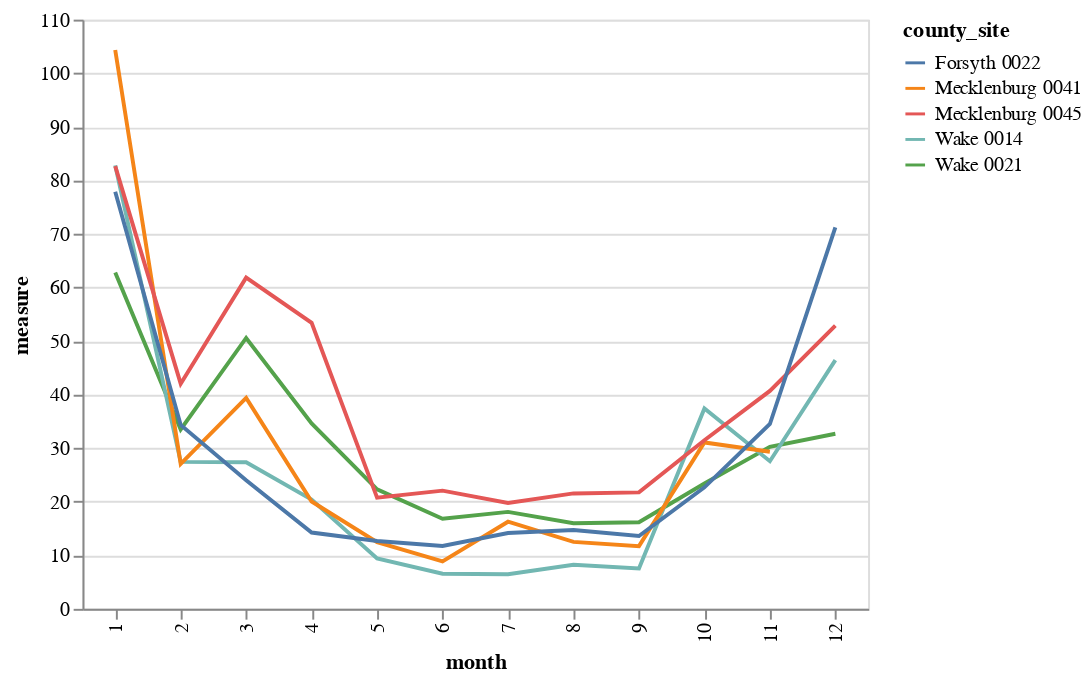

Notebook code cell kept with this figure:
### Code cell
df.with_columns(
    month = pl.col('tstamp').dt.month()
).group_by(
    ['county','site','month']
).agg(
    pl.col('measure').var()
).plot.line(
    x = 'month:O',
    y = 'measure:Q',
    color = 'county_site:N'
).transform_calculate(
    county_site = 'datum.county + " " + datum.site'
).properties(
    width=400
)

### Figure 1 — Vega-Lite specification as saved in the notebook (floating-point values rounded to 4 significant figures)
{"config": {"view": {"continuousWidth": 300, "continuousHeight": 300}}, "data": {"name": "data-b91a87e93711a9fdf270b8766c3d8b3b"}, "mark": {"type": "line", "tooltip": true}, "encoding": {"color": {"field": "county_site", "type": "nominal"}, "x": {"field": "month", "type": "ordinal"}, "y": {"field": "measure", "type": "quantitative"}}, "params": [{"name": "param_1", "select": {"type": "interval", "encodings": ["x", "y"]}, "bind": "scales"}], "transform": [{"calculate": "datum.county + \" \" + datum.site", "as": "county_site"}], "width": 400, "$schema": "https://vega.github.io/schema/vega-lite/v5.20.1.json", "datasets": {"data-b91a87e93711a9fdf270b8766c3d8b3b": [{"county": "Wake", "site": "0021", "month": 3, "measure": 50.57}, {"county": "Wake", "site": "0014", "month": 11, "measure": 27.56}, {"county": "Mecklenburg", "site": "0041", "month": 5, "measure": 12.46}, {"county": "Mecklenburg", "site": "0041", "month": 9, "measure": 11.71}, {"county": "Wake", "site": "0021", "month": 12, "measure": 32.69}, {"county": "Wake", "site": "0014", "month": 9, "measure": 7.534}, {"county": "Mecklenburg", "site": "0045", "month": 10, "measure": 31.48}, {"county": "Wake", "site": "0021", "month": 7, "measure": 18.1}, {"county": "Mecklenburg", "site": "0045", "month": 11, "measure": 40.68}, {"county": "Wake", "site": "0021", "month": 6, "measure": 16.83}, {"county": "Mecklenburg", "site": "0041", "month": 10, "measure": 31.07}, {"county": "Forsyth", "site": "0022", "month": 8, "measure": 14.73}, {"county": "Wake", "site": "0021", "month": 2, "measure": 33.49}, {"county": "Mecklenburg", "site": "0045", "month": 3, "measure": 61.84}, {"county": "Mecklenburg", "site": "0045", "month": 2, "measure": 42.04}, {"county": "Forsyth", "site": "0022", "month": 1, "measure": 77.88}, {"county": "Forsyth", "site": "0022", "month": 7, "measure": 14.15}, {"county": "Mecklenburg", "site": "0045", "month": 7, "measure": 19.77}, {"county": "Wake", "site": "0014", "month": 12, "measure": 46.43}, {"county": "Forsyth", "site": "0022", "month": 10, "measure": 22.69}, {"county": "Mecklenburg", "site": "0041", "month": 4, "measure": 20.04}, {"county": "Mecklenburg", "site": "0045", "month": 6, "measure": 22.07}, {"county": "Mecklenburg", "site": "0045", "month": 4, "measure": 53.41}, {"county": "Wake", "site": "0021", "month": 8, "measure": 16.0}, {"county": "Wake", "site": "0014", "month": 10, "measure": 37.42}, {"county": "Forsyth", "site": "0022", "month": 12, "measure": 71.23}, {"county": "Wake", "site": "0021", "month": 5, "measure": 22.31}, {"county": "Mecklenburg", "site": "0045", "month": 1, "measure": 82.65}, {"county": "Mecklenburg", "site": "0041", "month": 6, "measure": 8.874}, {"county": "Wake", "site": "0014", "month": 6, "measure": 6.551}, {"county": "Forsyth", "site": "0022", "month": 9, "measure": 13.59}, {"county": "Mecklenburg", "site": "0045", "month": 12, "measure": 52.86}, {"county": "Mecklenburg", "site": "0045", "month": 9, "measure": 21.75}, {"county": "Mecklenburg", "site": "0041", "month": 1, "measure": 104.3}, {"county": "Wake", "site": "0021", "month": 10, "measure": 23.39}, {"county": "Forsyth", "site": "0022", "month": 2, "measure": 34.33}, {"county": "Forsyth", "site": "0022", "month": 3, "measure": 24.02}, {"county": "Forsyth", "site": "0022", "month": 11, "measure": 34.51}, {"county": "Mecklenburg", "site": "0045", "month": 8, "measure": 21.55}, {"county": "Wake", "site": "0014", "month": 8, "measure": 8.223}, {"county": "Wake", "site": "0021", "month": 1, "measure": 62.79}, {"county": "Mecklenburg", "site": "0041", "month": 11, "measure": 29.32}, {"county": "Forsyth", "site": "0022", "month": 5, "measure": 12.68}, {"county": "Wake", "site": "0014", "month": 4, "measure": 20.39}, {"county": "Wake", "site": "0014", "month": 1, "measure": 82.78}, {"county": "Mecklenburg", "site": "0041", "month": 8, "measure": 12.51}, {"county": "Mecklenburg", "site": "0045", "month": 5, "measure": 20.77}, {"county": "Wake", "site": "0014", "month": 2, "measure": 27.44}, {"county": "Wake", "site": "0021", "month": 11, "measure": 30.26}, {"county": "Wake", "site": "0014", "month": 7, "measure": 6.457}, {"county": "Forsyth", "site": "0022", "month": 6, "measure": 11.74}, {"county": "Forsyth", "site": "0022", "month": 4, "measure": 14.25}, {"county": "Mecklenburg", "site": "0041", "month": 7, "measure": 16.26}, {"county": "Wake", "site": "0014", "month": 5, "measure": 9.398}, {"county": "Mecklenburg", "site": "0041", "month": 2, "measure": 27.07}, {"county": "Mecklenburg", "site": "0041", "month": 3, "measure": 39.36}, {"county": "Wake", "site": "0021", "month": 9, "measure": 16.16}, {"county": "Wake", "site": "0014", "month": 3, "measure": 27.37}, {"county": "Wake", "site": "0021", "month": 4, "measure": 34.62}]}}
